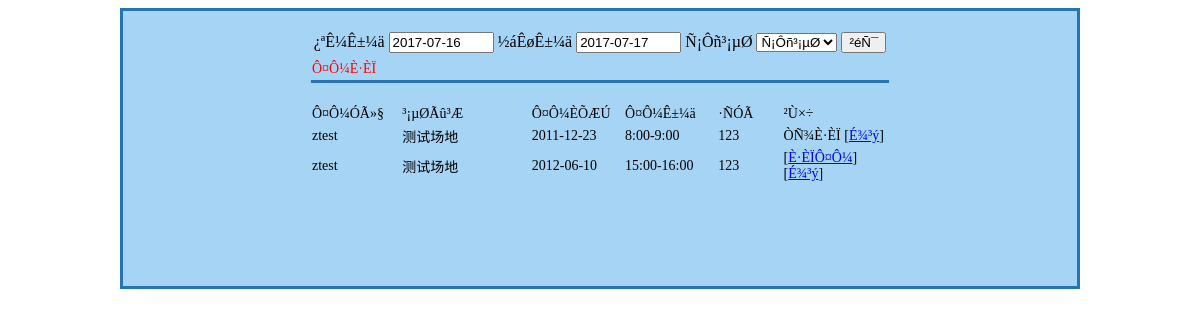
/gymgym/admin/yuyue.php, run on the app's committed database.
### tables this page shows
CREATE TABLE `preengage` (
  `preengage_id` int(11) NOT NULL auto_increment,
  `user_name` varchar(50) default NULL,
  `ground_id` int(11) default NULL,
  `cost` varchar(50) default NULL,
  `paid` int(11) default '0',
  `pdate` int(11) default NULL,
  `beginhour` int(11) default NULL,
  `datetime` timestamp NULL default CURRENT_TIMESTAMP,
  PRIMARY KEY  (`preengage_id`)
);

CREATE TABLE `ground` (
  `ground_id` int(11) NOT NULL auto_increment,
  `content` text NOT NULL,
  `name` varchar(50) default NULL,
  `type` varchar(50) default NULL,
  `cost` varchar(11) default NULL,
  PRIMARY KEY  (`ground_id`)
);

### gymgym/inc/mysql_connect.php (called while the page is built, shortened)
<?php
function getfirst($sql)
{
	$res=mysql_query($sql);
	$rows=mysql_fetch_array($res);
	return $rows;
}
?>

### gymgym/admin/yuyue.php (the view, shortened to what this page needs)
<!DOCTYPE HTML PUBLIC "-//W3C//DTD HTML 4.01 Transitional//EN" "http://www.w3.org/TR/html4/loose.dtd">
<html>
<head>
</head>
<body>
<div align="center">
  <table width="960" height="281" border="0" class="table_big">
    <tr>
      <td valign="top"><div align="center">
		  <?php
require("../inc/mysql_connect.php");
		  ?>
		  <br><form name="form1" method="post" action="">
                ¿ªÊ¼Ê±¼ä
                <INPUT id=s onclick="javascript:event.cancelBubble=true;showCalendar('s',false,'s','','','<?php echo date("Y-m-d")?>','2016-12-31','','','','text','')" size="10" value="<?php echo date("Y-m-d")?>" name=s>
              ½áÊøÊ±¼ä
              <INPUt  id=e  onclick="javascript:event.cancelBubble=true;showCalendar('e',false,'e','','','<?php echo date("Y-m-d")?>','2016-12-31','','','','text','')" value="<?php echo date("Y-m-d",strtotime("+1 day"))?>"size="10" name=e>
              Ñ¡Ôñ³¡µØ
            <select name="select" id="select">
                <option value="">Ñ¡Ôñ³¡µØ</option>
              </select>
              <input type="submit" name="button" id="button" value="²éÑ¯">
		  </form>
          <table width="584" border="0" class="table_small">
            <tr>
              <td colspan="6"></td>
            </tr>
            <tr>
              <td colspan="6" class="text_title"><div align="left">Ô¤Ô¼È·ÈÏ</div></td>
            </tr>
            <tr>
              <td colspan="6" class="table_title">&nbsp;</td>
            </tr>
            <tr class="text">
              <td width="86"><div align="left">Ô¤Ô¼ÓÃ»§</div></td>
              <td width="125" class="text"><div align="left">³¡µØÃû³Æ</div></td>
              <td width="89"><div align="left">Ô¤Ô¼ÈÕÆÚ</div></td>
              <td width="89"><div align="left">Ô¤Ô¼Ê±¼ä</div></td>
              <td width="61"><div align="left">·ÑÓÃ</div></td>
              <td width="104"><div align="left">²Ù×÷</div></td>
            </tr>
			<?php
		$where=" where 1=1";
				$sql = "select * from preengage $where ";
$res=mysql_query($sql);
	while($rs_preengage=mysql_fetch_array($res))
			{
				?>
            <tr class="text">
              <td><div align="left"><?php echo $rs_preengage["user_name"]?></div></td>
              <td class="text">
			    <div align="left">
			      <?php
				$sql = "select * from ground where ground_id=$rs_preengage[ground_id]";
				$rs_ground=getfirst($sql);
				echo $rs_ground["name"];
			  ?>
			      </div></td>
              <td><div align="left"><?php echo date("Y-m-d",$rs_preengage["pdate"])?></div></td>
              <td><div align="left"><?php echo $rs_preengage["beginhour"]. ":00-" . ($rs_preengage["beginhour"]+1) .":00" ?></div></td>
              <td><div align="left"><?php echo $rs_preengage["cost"]?></div></td>
              <td><div align="left"><?php
				  if($rs_preengage[paid]==0)
				{
				  ?>
				  [<a href="yuyue_chk.php?preengage_id=<?php echo $rs_preengage["preengage_id"]?>">È·ÈÏÔ¤Ô¼</a>]
<?php
				}else
					  echo "ÒÑ¾­È·ÈÏ";
			  ?>
			  [<a href="chkcancel.php?preengage_id=<?php echo $rs_preengage["preengage_id"]?>">É¾³ý</a>]</div></td>
            </tr>
			<?php
		}
			?>
            <tr>
              <td colspan="6">&nbsp;</td>
            </tr>
            <tr>
              <td colspan="6">&nbsp;</td>
            </tr>
          </table>
		  <br>
      </div></td>
    </tr>
  </table>
</div>
</body>
</html>

### gymgym/admin/style.css (style rules this page uses)
.text { font-size:14px; }
.table_big { background-color: #A6D4F5; border: 3px solid #2575B4; }
.text_title { font-size:14px; color: #FF0000; }
.table_small { border: thin solid #A6D4F5; }
.table_title { border-top: medium solid #2575B4; border-right: none #2575B4; border-bottom: none #2575B4; border-left: none #2575B4; }

### data on the page
preengage: user_name "ztest", ground.name "测试场地", pdate "2011-12-23", beginhour "8", $rs_preengage["beginhour"]+1 "9", cost "123", paid "ÒÑ¾­È·ÈÏ"
preengage: user_name "ztest", ground.name "测试场地", pdate "2012-06-10", beginhour "15", $rs_preengage["beginhour"]+1 "16", cost "123"
